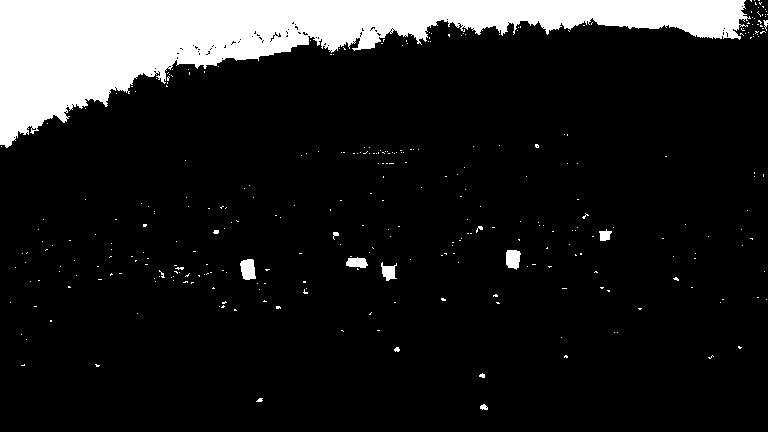
#> input picture bwimage.jpg, 768 x 432 px
$ python -i edge_detection.py   (imports and definitions only)   (older library calls are emulated)
#> lines starting #> are read from the running program, lines starting #| are printed output that depends on the picture; after the words box and inside, x2 and y2 are one past the last pixel; in counts of white or black regions, pixels touching at a corner belong together
import cv2  # Import the OpenCV library to enable computer vision
import numpy as np  # Import the NumPy scientific computing library


# Author: Addison Sears-Collins
# https://automaticaddison.com
# Description: A collection of methods to detect help with edge detection

def binary_array(array, thresh, value=0):
    """
    Return a 2D binary array (mask) in which all pixels are either 0 or 1

    :param array: NumPy 2D array that we want to convert to binary values
    :param thresh: Values used for thresholding (inclusive)
    :param value: Output value when between the supplied threshold
    :return: Binary 2D array...
             number of rows x number of columns =
             number of pixels from top to bottom x number of pixels from
               left to right
    """
    if value == 0:
        # Create an array of ones with the same shape and type as
        # the input 2D array.
        binary = np.ones_like(array)

    else:
        # Creates an array of zeros with the same shape and type as
        # the input 2D array.
        binary = np.zeros_like(array)
        value = 1

    # If value == 0, make all values in binary equal to 0 if the
    # corresponding value in the input array is between the threshold
    # (inclusive). Otherwise, the value remains as 1. Therefore, the pixels
    # with the high Sobel derivative values (i.e. sharp pixel intensity
    # discontinuities) will have 0 in the corresponding cell of binary.
    binary[(array >= thresh[0]) & (array <= thresh[1])] = value

    return binary


def blur_gaussian(channel, ksize=3):
    """
    Implementation for Gaussian blur to reduce noise and detail in the image

    :param image: 2D or 3D array to be blurred
    :param ksize: Size of the small matrix (i.e. kernel) used to blur
                  i.e. number of rows and number of columns
    :return: Blurred 2D image
    """
    return cv2.GaussianBlur(channel, (ksize, ksize), 0)


def mag_thresh(image, sobel_kernel=3, thresh=(0, 255)):
    """
    Implementation of Sobel edge detection

    :param image: 2D or 3D array to be blurred
    :param sobel_kernel: Size of the small matrix (i.e. kernel)
                         i.e. number of rows and columns
    :return: Binary (black and white) 2D mask image
    """
    # Get the magnitude of the edges that are vertically aligned on the image
    sobelx = np.absolute(sobel(image, orient='x', sobel_kernel=sobel_kernel))

    # Get the magnitude of the edges that are horizontally aligned on the image
    sobely = np.absolute(sobel(image, orient='y', sobel_kernel=sobel_kernel))

    # Find areas of the image that have the strongest pixel intensity changes
    # in both the x and y directions. These have the strongest gradients and
    # represent the strongest edges in the image (i.e. potential lane lines)
    # mag is a 2D array .. number of rows x number of columns = number of pixels
    # from top to bottom x number of pixels from left to right
    mag = np.sqrt(sobelx ** 2 + sobely ** 2)

    # Return a 2D array that contains 0s and 1s
    return binary_array(mag, thresh)


def sobel(img_channel, orient='x', sobel_kernel=3):
    """
    Find edges that are aligned vertically and horizontally on the image

    :param img_channel: Channel from an image
    :param orient: Across which axis of the image are we detecting edges?
    :sobel_kernel: No. of rows and columns of the kernel (i.e. 3x3 small matrix)
    :return: Image with Sobel edge detection applied
    """
    # cv2.Sobel(input image, data type, prder of the derivative x, order of the
    # derivative y, small matrix used to calculate the derivative)
    if orient == 'x':
        # Will detect differences in pixel intensities going from
        # left to right on the image (i.e. edges that are vertically aligned)
        sobel = cv2.Sobel(img_channel, cv2.CV_64F, 1, 0, sobel_kernel)
    if orient == 'y':
        # Will detect differences in pixel intensities going from
        # top to bottom on the image (i.e. edges that are horizontally aligned)
        sobel = cv2.Sobel(img_channel, cv2.CV_64F, 0, 1, sobel_kernel)

    return sobel


def threshold(channel, thresh=(128, 255), thresh_type=cv2.THRESH_BINARY_INV):
    """
    Apply a threshold to the input channel

    :param channel: 2D array of the channel data of an image/video frame
    :param thresh: 2D tuple of min and max threshold values
    :param thresh_type: The technique of the threshold to apply
    :return: Two outputs are returned:
               ret: Threshold that was used
               thresholded_image: 2D thresholded data.
    """
    # If pixel intensity is greater than thresh[0], make that value
    # white (255), else set it to black (0)
    return cv2.threshold(channel, thresh[0], thresh[1], thresh_type)

>>> import cv2
>>> picture = cv2.imread('bwimage.jpg')
#> picture is the input picture: shape (432, 768, 3); min 0, max 255, mean 32.2
>>> result = mag_thresh(picture)
#> in sobel, `sobel = cv2.Sobel(img_channel, cv2.CV_64F, 1, 0, sobel_kernel)`:
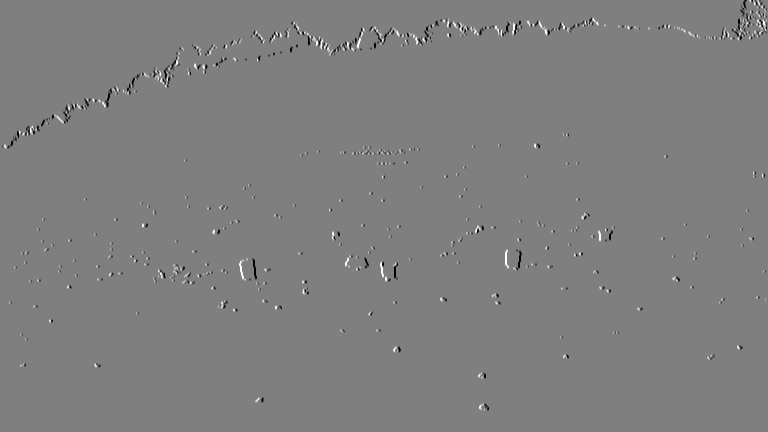
#> sobel: shape (432, 768, 3) float64; min -1020, max 1020, mean -0.8; drawn with min black and max white
#> in mag_thresh, `sobelx = np.absolute(sobel(image, orient='x', sobel_kernel=sobel_kerne..`:
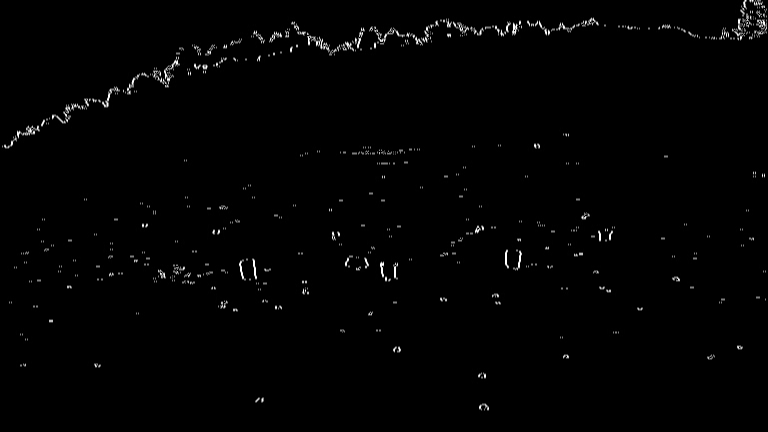
#> sobelx: shape (432, 768, 3) float64; min 0, max 1020, mean 10.3; drawn with min black and max white
#> call 2 of sobel, with orient = 'y', sobel_kernel = 3
#> in sobel (call 2), `sobel = cv2.Sobel(img_channel, cv2.CV_64F, 0, 1, sobel_kernel)`:
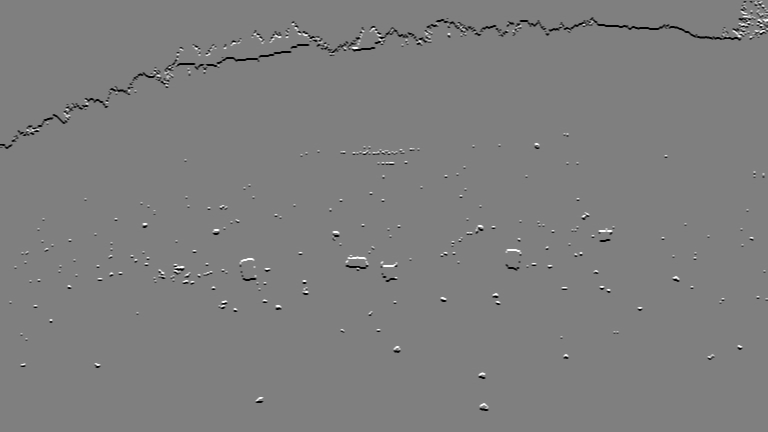
#> sobel: shape (432, 768, 3) float64; min -1020, max 1020, mean -4.6; drawn with min black and max white
#> in mag_thresh, `sobely = np.absolute(sobel(image, orient='y', sobel_kernel=sobel_kerne..`:
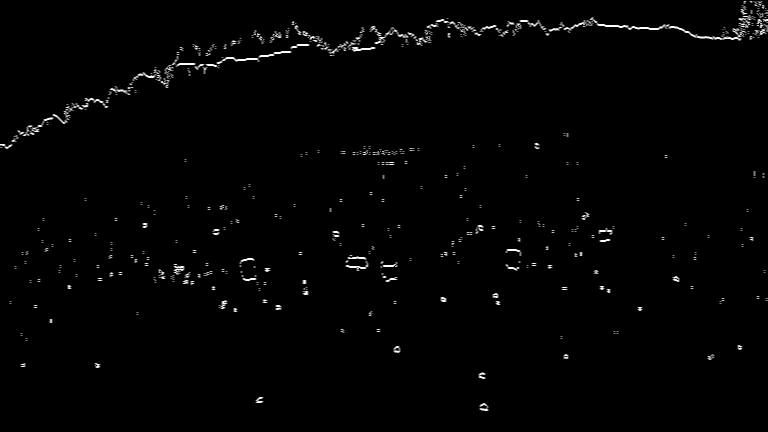
#> sobely: shape (432, 768, 3) float64; min 0, max 1020, mean 12.1; drawn with min black and max white
#> in mag_thresh, `return binary_array(mag, thresh)`:
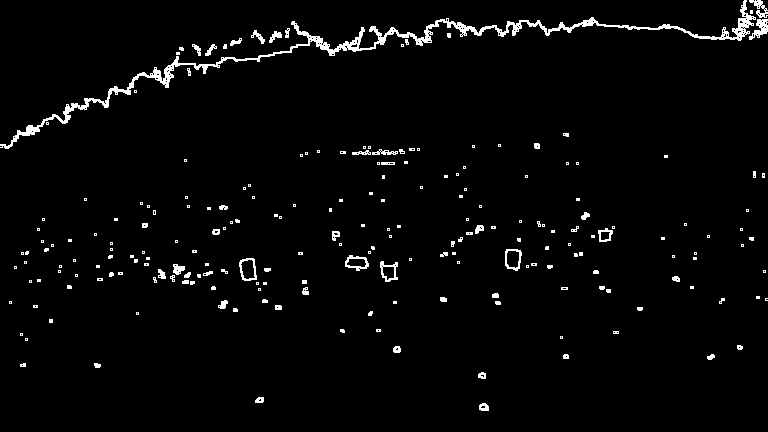
#> returned value: shape (432, 768, 3) float64; values 0 (black) and 1 (white), 2.7% white; 216 white regions (151 under 20 px), largest, box (x1, y1, x2, y2) and area: (0, 0, 756, 149) 4182, (749, 19, 768, 40) 194, (345, 255, 369, 271) 149
